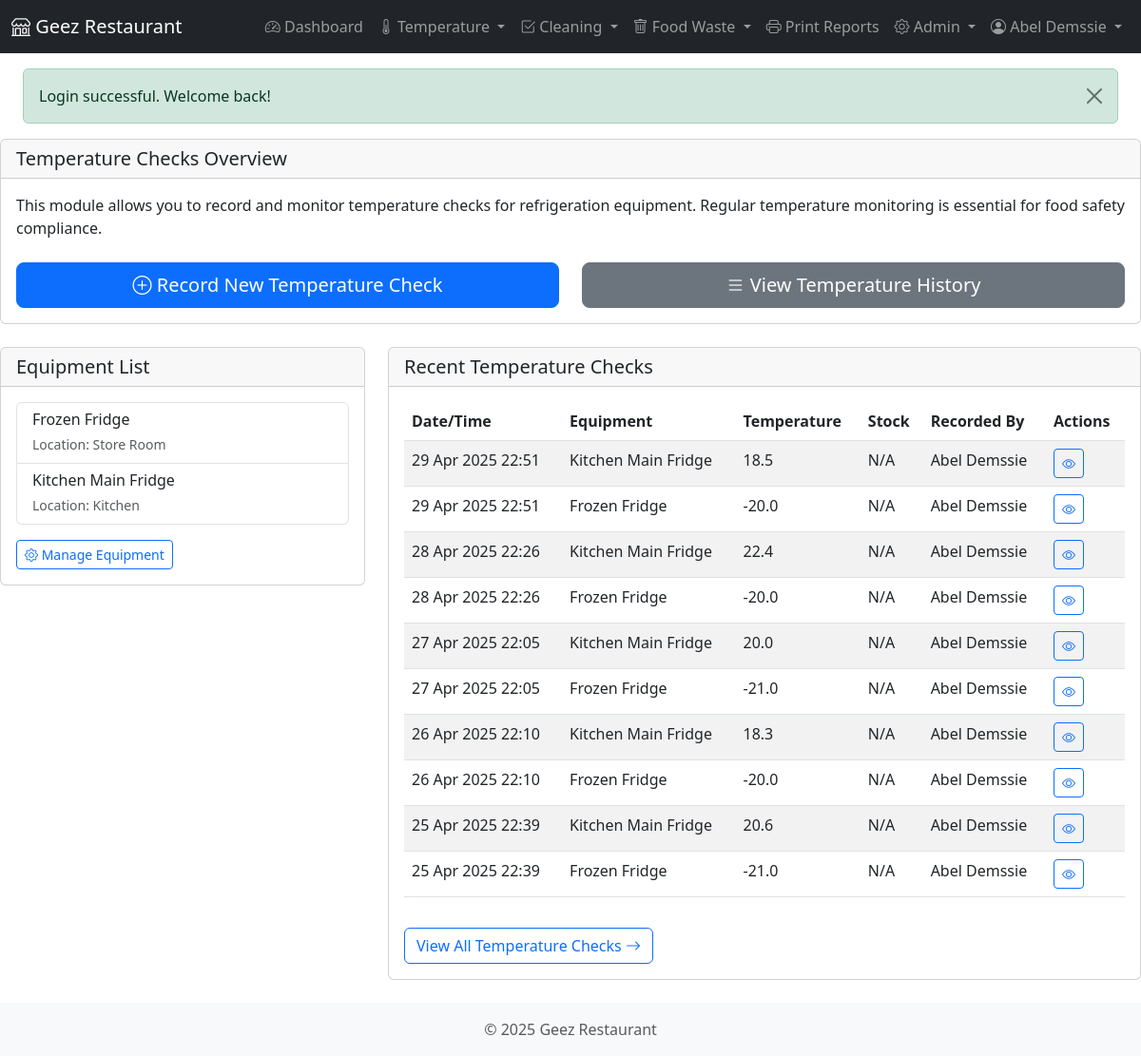
Screenshot of /modules/temperature/index.php (signed in) with the database file from the repository.
### tables this page shows
CREATE TABLE `equipment` (
  `equipment_id` int(11) NOT NULL,
  `name` varchar(100) NOT NULL,
  `location` varchar(100) NOT NULL,
  `content` varchar(255) DEFAULT NULL COMMENT 'Typical content stored in the equipment',
  `quantity_in_stock` int(11) DEFAULT NULL COMMENT 'Current quantity of items in stock',
  `min_stock_quantity` int(11) DEFAULT NULL COMMENT 'Minimum desired stock quantity',
  `min_temp` decimal(5,1) NOT NULL,
  `max_temp` decimal(5,1) NOT NULL,
  `check_frequency` varchar(50) NOT NULL,
  `is_active` tinyint(1) NOT NULL DEFAULT 1,
  `created_at` datetime NOT NULL,
  `updated_at` datetime DEFAULT NULL
);

CREATE TABLE `temperature_checks` (
  `check_id` int(11) NOT NULL,
  `equipment_id` int(11) NOT NULL,
  `temperature` decimal(5,1) NOT NULL,
  `is_compliant` tinyint(1) NOT NULL,
  `corrective_action` text DEFAULT NULL,
  `check_date` date NOT NULL,
  `check_time` time NOT NULL,
  `checked_by_user_id` int(11) NOT NULL,
  `created_at` datetime NOT NULL,
  `updated_at` datetime DEFAULT NULL
);

CREATE TABLE `users` (
  `user_id` int(11) NOT NULL,
  `username` varchar(50) NOT NULL,
  `password` varchar(255) NOT NULL,
  `full_name` varchar(100) NOT NULL,
  `email` varchar(100) DEFAULT NULL,
  `initials` varchar(10) DEFAULT NULL,
  `role` enum('admin','manager','staff') NOT NULL DEFAULT 'staff',
  `is_active` tinyint(1) NOT NULL DEFAULT 1,
  `last_login` datetime DEFAULT NULL,
  `created_at` datetime NOT NULL,
  `updated_at` datetime DEFAULT NULL
);

### classes/Equipment.php (called while the page is built, shortened)
<?php
class Equipment {
    private $db;
    public function __construct($db) {
        $this->db = $db;
    }
    public function getAllActive() {
        $sql = "SELECT * FROM equipment WHERE is_active = 1 ORDER BY name";
        return $this->db->fetchAll($sql);
    }
}

### classes/Database.php (called while the page is built, shortened)
<?php
class Database {
    private $host = DB_HOST;
    private $dbname = DB_NAME;
    private $username = DB_USER;
    private $password = DB_PASS;
    private $charset = DB_CHARSET;
    private $options = DB_OPTIONS;
    private $pdo;
    public function __construct() {
        $dsn = "mysql:host={$this->host};dbname={$this->dbname};charset={$this->charset}";
        try {
            $this->pdo = new PDO($dsn, $this->username, $this->password, $this->options);
        } catch (PDOException $e) {
            throw new Exception("Database connection failed: " . $e->getMessage());
        }
    }
    public function query($sql, $params = []) {
        try {
            $stmt = $this->pdo->prepare($sql);
            $stmt->execute($params);
            return $stmt;
        } catch (PDOException $e) {
            throw new Exception("Query failed: " . $e->getMessage());
        }
    }
    public function fetchAll($sql, $params = []) {
        $stmt = $this->query($sql, $params);
        return $stmt->fetchAll();
    }
}

### includes/functions.php (called while the page is built, shortened)
<?php
function formatDateTime($datetime, $format = 'Y-m-d H:i:s') {
    $dt = new DateTime($datetime);
    return $dt->format($format);
}
function hasRole($roles) {
    return in_array($_SESSION['role'], $roles);
}

### classes/TempCheck.php (called while the page is built, shortened)
<?php
class TempCheck {
    private $db;
    public function __construct($db) {
        $this->db = $db;
    }
    public function getAll($start_date = null, $end_date = null, $equipment_id = null) {
        $params = [];
        $where = [];
        $where_clause = !empty($where) ? "WHERE " . implode(" AND ", $where) : "";
        $sql = "SELECT tc.*, CONCAT(tc.check_date, ' ', tc.check_time) as check_timestamp,
                tc.temperature as temperature_reading, tc.created_at as recorded_at,
                e.name as equipment_name, u.full_name as recorded_by
                FROM temperature_checks tc
                JOIN equipment e ON tc.equipment_id = e.equipment_id
                JOIN users u ON tc.checked_by_user_id = u.user_id
                {$where_clause}
                ORDER BY tc.check_date DESC, tc.check_time DESC";
        return $this->db->fetchAll($sql, $params);
    }
}

### modules/temperature/index.php (the view, shortened to what this page needs)
<?php
require_once dirname(dirname(dirname(__FILE__))) . '/includes/header.php';
require_once CLASS_PATH . '/Equipment.php';
require_once CLASS_PATH . '/TempCheck.php';
$equipment = new Equipment($db);
$temp_check = new TempCheck($db);
$all_equipment = $equipment->getAllActive();
$recent_checks = $temp_check->getAll(null, null, null);
$recent_checks = array_slice($recent_checks, 0, 10);
?>
<div class="row">
    <div class="col-md-12 mb-4">
        <div class="card">
            <div class="card-header">
                <h5 class="card-title mb-0">Temperature Checks Overview</h5>
            </div>
            <div class="card-body">
                <p>This module allows you to record and monitor temperature checks for refrigeration equipment. Regular temperature monitoring is essential for food safety compliance.</p>
                <div class="row mt-4">
                    <div class="col-md-6">
                        <div class="d-grid gap-2">
                            <a href="<?php echo BASE_URL; ?>/modules/temperature/add.php" class="btn btn-primary btn-lg">
                                <i class="bi bi-plus-circle"></i> Record New Temperature Check
                            </a>
                        </div>
                    </div>
                    <div class="col-md-6">
                        <div class="d-grid gap-2">
                            <a href="<?php echo BASE_URL; ?>/modules/temperature/view.php" class="btn btn-secondary btn-lg">
                                <i class="bi bi-list"></i> View Temperature History
                            </a>
                        </div>
                    </div>
                </div>
            </div>
        </div>
    </div>
</div>
<div class="row">
    <div class="col-md-4 mb-4">
        <div class="card">
            <div class="card-header">
                <h5 class="card-title mb-0">Equipment List</h5>
            </div>
            <div class="card-body">
                <?php if (empty($all_equipment)): ?>
                <p class="text-muted">No equipment found. Please add equipment in the admin section.</p>
                <?php else: ?>
                <div class="list-group">
                    <?php foreach ($all_equipment as $item): ?>
                    <a href="<?php echo BASE_URL; ?>/modules/temperature/view.php?equipment_id=<?php echo $item['equipment_id']; ?>" class="list-group-item list-group-item-action">
                        <div class="d-flex w-100 justify-content-between">
                            <h6 class="mb-1"><?php echo htmlspecialchars($item['name']); ?></h6>
                        </div>
                        <?php if (!empty($item['location'])): ?>
                        <small class="text-muted">Location: <?php echo htmlspecialchars($item['location']); ?></small>
                        <?php endif; ?>
                    </a>
                    <?php endforeach; ?>
                </div>
                <?php endif; ?>
                <?php if (hasRole(['admin', 'manager'])): ?>
                <div class="mt-3">
                    <a href="<?php echo BASE_URL; ?>/admin/equipment.php" class="btn btn-sm btn-outline-primary">
                        <i class="bi bi-gear"></i> Manage Equipment
                    </a>
                </div>
                <?php endif; ?>
            </div>
        </div>
    </div>
    <div class="col-md-8 mb-4">
        <div class="card">
            <div class="card-header">
                <h5 class="card-title mb-0">Recent Temperature Checks</h5>
            </div>
            <div class="card-body">
                <?php if (empty($recent_checks)): ?>
                <p class="text-muted">No temperature checks found. Start by adding a new temperature check.</p>
                <?php else: ?>
                <div class="table-responsive">
                    <table class="table table-striped table-hover">
                        <thead>
                            <tr>
                                <th>Date/Time</th>
                                <th>Equipment</th>
                                <th>Temperature</th>
                                <th>Stock</th>
                                <th>Recorded By</th>
                                <th>Actions</th>
                            </tr>
                        </thead>
                        <tbody>
                            <?php foreach ($recent_checks as $check): ?>
                            <tr>
                                <td><?php echo formatDateTime($check['check_timestamp'], 'd M Y H:i'); ?></td>
                                <td><?php echo htmlspecialchars($check['equipment_name']); ?></td>
                                <td><?php echo htmlspecialchars($check['temperature_reading']); ?></td>
                                <td><?php echo htmlspecialchars($check['stock_quantity_observed'] ?? 'N/A'); ?></td>
                                <td><?php echo htmlspecialchars($check['recorded_by']); ?></td>
                                <td>
                                    <a href="<?php echo BASE_URL; ?>/modules/temperature/view.php?id=<?php echo $check['check_id']; ?>" class="btn btn-sm btn-outline-primary">
                                        <i class="bi bi-eye"></i>
                                    </a>
                                </td>
                            </tr>
                            <?php endforeach; ?>
                        </tbody>
                    </table>
                </div>
                <div class="mt-3">
                    <a href="<?php echo BASE_URL; ?>/modules/temperature/view.php" class="btn btn-outline-primary">
                        View All Temperature Checks <i class="bi bi-arrow-right"></i>
                    </a>
                </div>
                <?php endif; ?>
            </div>
        </div>
    </div>
</div>
<?php
require_once INCLUDE_PATH . '/footer.php';
?>

### rows the page displays
equipment: name "Frozen Fridge", location "Store Room"
equipment: name "Kitchen Main Fridge", location "Kitchen"
temperature_checks: check_timestamp "29 Apr 2025 22:51", equipment.name "Kitchen Main Fridge", temperature "18.5", stock_quantity_observed "N/A", checked_by_user.full_name "Abel Demssie"
temperature_checks: check_timestamp "29 Apr 2025 22:51", equipment.name "Frozen Fridge", temperature "-20.0", stock_quantity_observed "N/A", checked_by_user.full_name "Abel Demssie"
temperature_checks: check_timestamp "28 Apr 2025 22:26", equipment.name "Kitchen Main Fridge", temperature "22.4", stock_quantity_observed "N/A", checked_by_user.full_name "Abel Demssie"
temperature_checks: check_timestamp "28 Apr 2025 22:26", equipment.name "Frozen Fridge", temperature "-20.0", stock_quantity_observed "N/A", checked_by_user.full_name "Abel Demssie"
temperature_checks: check_timestamp "27 Apr 2025 22:05", equipment.name "Kitchen Main Fridge", temperature "20.0", stock_quantity_observed "N/A", checked_by_user.full_name "Abel Demssie"
temperature_checks: check_timestamp "27 Apr 2025 22:05", equipment.name "Frozen Fridge", temperature "-21.0", stock_quantity_observed "N/A", checked_by_user.full_name "Abel Demssie"
temperature_checks: check_timestamp "26 Apr 2025 22:10", equipment.name "Kitchen Main Fridge", temperature "18.3", stock_quantity_observed "N/A", checked_by_user.full_name "Abel Demssie"
temperature_checks: check_timestamp "26 Apr 2025 22:10", equipment.name "Frozen Fridge", temperature "-20.0", stock_quantity_observed "N/A", checked_by_user.full_name "Abel Demssie"
temperature_checks: check_timestamp "25 Apr 2025 22:39", equipment.name "Kitchen Main Fridge", temperature "20.6", stock_quantity_observed "N/A", checked_by_user.full_name "Abel Demssie"
temperature_checks: check_timestamp "25 Apr 2025 22:39", equipment.name "Frozen Fridge", temperature "-21.0", stock_quantity_observed "N/A", checked_by_user.full_name "Abel Demssie"

### other values shown
$_SESSION['full_name'] "Abel Demssie"
$flash_message['message'] "Login successful. Welcome back!"
